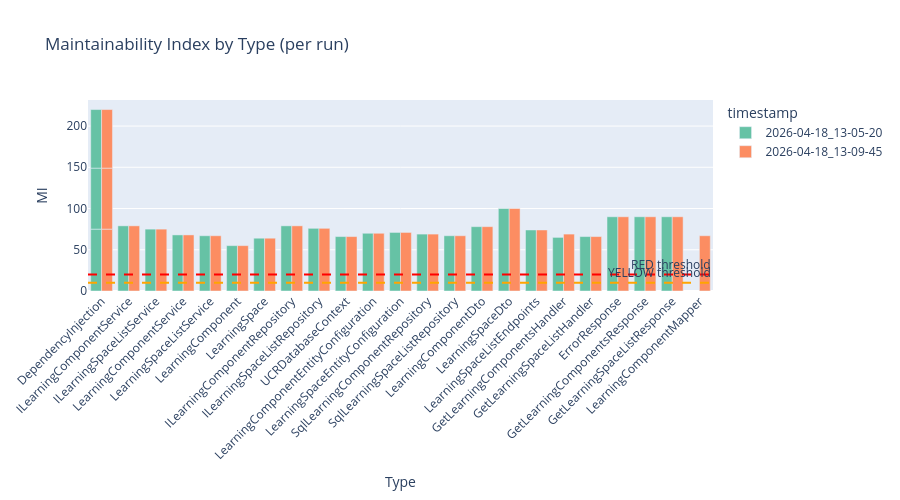
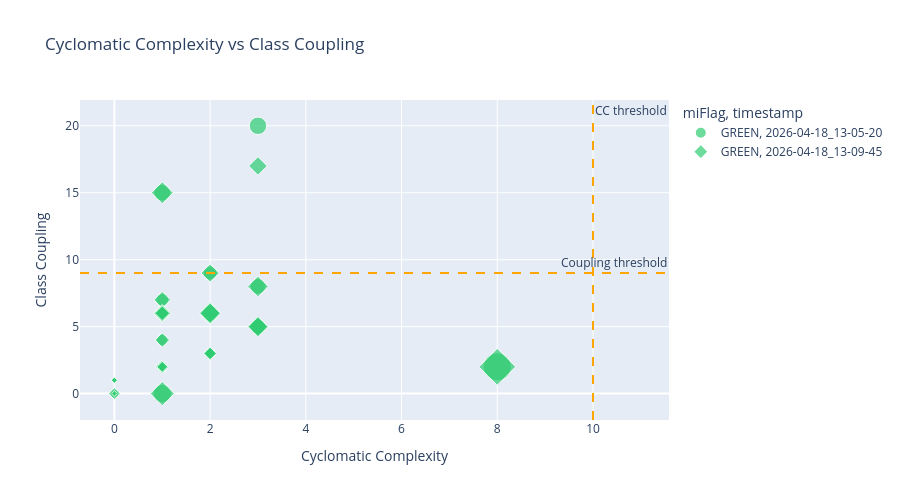
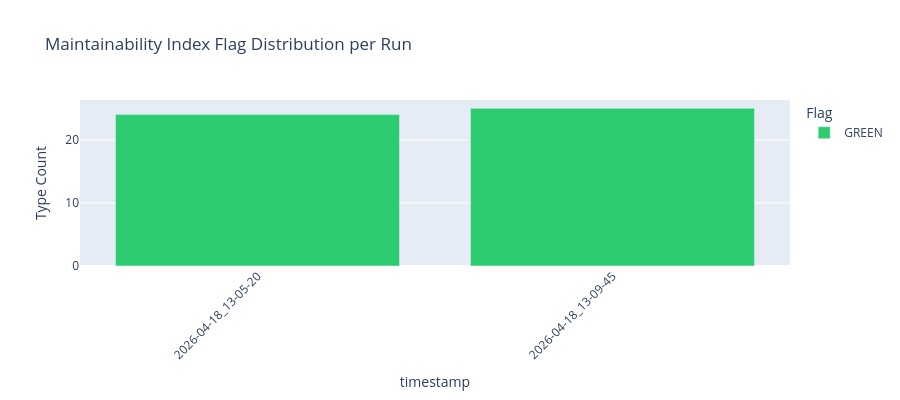

Here is the notebook cell these charts were saved with, in order:
### Markdown cell above
## Code Metrics Over Time (per Story)

### Code cell
if not df_metrics.empty:
    # Maintainability Index by type across runs
    fig = px.bar(
        df_metrics, x="type", y="maintainabilityIndex", color="timestamp",
        barmode="group",
        title="Maintainability Index by Type (per run)",
        labels={"maintainabilityIndex": "MI", "type": "Type"},
        color_discrete_sequence=px.colors.qualitative.Set2,
    )
    fig.add_hline(y=20, line_dash="dash", line_color="red", annotation_text="RED threshold")
    fig.add_hline(y=10, line_dash="dash", line_color="orange", annotation_text="YELLOW threshold")
    fig.update_layout(xaxis_tickangle=-45, height=500)
    fig.show()

    # Cyclomatic Complexity vs Class Coupling scatter
    fig2 = px.scatter(
        df_metrics, x="cyclomaticComplexity", y="classCoupling",
        color="miFlag", symbol="timestamp",
        size="sourceLines", hover_name="type",
        title="Cyclomatic Complexity vs Class Coupling",
        labels={"cyclomaticComplexity": "Cyclomatic Complexity", "classCoupling": "Class Coupling"},
        color_discrete_map={"GREEN": "#2ecc71", "YELLOW": "#f39c12", "RED": "#e74c3c"},
    )
    fig2.add_vline(x=10, line_dash="dash", line_color="orange", annotation_text="CC threshold")
    fig2.add_hline(y=9, line_dash="dash", line_color="orange", annotation_text="Coupling threshold")
    fig2.update_layout(height=500)
    fig2.show()

    # Flag distribution per run
    flag_counts = df_metrics.groupby(["timestamp", "miFlag"]).size().reset_index(name="count")
    fig3 = px.bar(
        flag_counts, x="timestamp", y="count", color="miFlag",
        color_discrete_map={"GREEN": "#2ecc71", "YELLOW": "#f39c12", "RED": "#e74c3c"},
        title="Maintainability Index Flag Distribution per Run",
        labels={"count": "Type Count", "miFlag": "Flag"},
    )
    fig3.update_layout(xaxis_tickangle=-45, height=400)
    fig3.show()
else:
    print("No metrics data found.")

### Figure 1 — Plotly figure (JSON) as saved in the notebook; plotly's stock layout.template omitted (floating-point values rounded to 4 significant figures)
{"data": [{"alignmentgroup": "True", "hovertemplate": "timestamp=2026-04-18_13-05-20<br>Type=%{x}<br>MI=%{y}<extra></extra>", "legendgroup": "2026-04-18_13-05-20", "marker": {"color": "rgb(102,194,165)", "pattern": {"shape": ""}}, "name": "2026-04-18_13-05-20", "offsetgroup": "2026-04-18_13-05-20", "orientation": "v", "showlegend": true, "textposition": "auto", "type": "bar", "x": ["DependencyInjection", "ILearningComponentService", "ILearningSpaceListService", "LearningComponentService", "LearningSpaceListService", "DependencyInjection", "LearningComponent", "LearningSpace", "ILearningComponentRepository", "ILearningSpaceListRepository", "DependencyInjection", "UCRDatabaseContext", "LearningComponentEntityConfiguration", "LearningSpaceEntityConfiguration", "SqlLearningComponentRepository", "SqlLearningSpaceListRepository", "LearningComponentDto", "LearningSpaceDto", "LearningSpaceListEndpoints", "GetLearningComponentsHandler", "GetLearningSpaceListHandler", "ErrorResponse", "GetLearningComponentsResponse", "GetLearningSpaceListResponse"], "xaxis": "x", "y": [75, 79, 75, 68, 67, 74, 55, 64, 79, 76, 71, 66, 70, 71, 69, 67, 78, 100, 74, 65, 66, 90, 90, 90], "yaxis": "y"}, {"alignmentgroup": "True", "hovertemplate": "timestamp=2026-04-18_13-09-45<br>Type=%{x}<br>MI=%{y}<extra></extra>", "legendgroup": "2026-04-18_13-09-45", "marker": {"color": "rgb(252,141,98)", "pattern": {"shape": ""}}, "name": "2026-04-18_13-09-45", "offsetgroup": "2026-04-18_13-09-45", "orientation": "v", "showlegend": true, "textposition": "auto", "type": "bar", "x": ["DependencyInjection", "ILearningComponentService", "ILearningSpaceListService", "LearningComponentService", "LearningSpaceListService", "DependencyInjection", "LearningComponent", "LearningSpace", "ILearningComponentRepository", "ILearningSpaceListRepository", "DependencyInjection", "UCRDatabaseContext", "LearningComponentEntityConfiguration", "LearningSpaceEntityConfiguration", "SqlLearningComponentRepository", "SqlLearningSpaceListRepository", "LearningComponentDto", "LearningSpaceDto", "LearningSpaceListEndpoints", "GetLearningComponentsHandler", "GetLearningSpaceListHandler", "LearningComponentMapper", "ErrorResponse", "GetLearningComponentsResponse", "GetLearningSpaceListResponse"], "xaxis": "x", "y": [75, 79, 75, 68, 67, 74, 55, 64, 79, 76, 71, 66, 70, 71, 69, 67, 78, 100, 74, 69, 66, 67, 90, 90, 90], "yaxis": "y"}], "layout": {"annotations": [{"showarrow": false, "text": "RED threshold", "x": 1, "xanchor": "right", "xref": "x domain", "y": 20, "yanchor": "bottom", "yref": "y"}, {"showarrow": false, "text": "YELLOW threshold", "x": 1, "xanchor": "right", "xref": "x domain", "y": 10, "yanchor": "bottom", "yref": "y"}], "barmode": "group", "height": 500, "legend": {"title": {"text": "timestamp"}, "tracegroupgap": 0}, "shapes": [{"line": {"color": "red", "dash": "dash"}, "type": "line", "x0": 0, "x1": 1, "xref": "x domain", "y0": 20, "y1": 20, "yref": "y"}, {"line": {"color": "orange", "dash": "dash"}, "type": "line", "x0": 0, "x1": 1, "xref": "x domain", "y0": 10, "y1": 10, "yref": "y"}], "title": {"text": "Maintainability Index by Type (per run)"}, "xaxis": {"anchor": "y", "domain": [0, 1], "tickangle": -45, "title": {"text": "Type"}}, "yaxis": {"anchor": "x", "domain": [0, 1], "title": {"text": "MI"}}}}

### Figure 2 — Plotly figure (JSON) as saved in the notebook; plotly's stock layout.template omitted (floating-point values rounded to 4 significant figures)
{"data": [{"hovertemplate": "<b>%{hovertext}</b><br><br>miFlag=GREEN<br>timestamp=2026-04-18_13-05-20<br>Cyclomatic Complexity=%{x}<br>Class Coupling=%{y}<br>sourceLines=%{marker.size}<extra></extra>", "hovertext": ["DependencyInjection", "ILearningComponentService", "ILearningSpaceListService", "LearningComponentService", "LearningSpaceListService", "DependencyInjection", "LearningComponent", "LearningSpace", "ILearningComponentRepository", "ILearningSpaceListRepository", "DependencyInjection", "UCRDatabaseContext", "LearningComponentEntityConfiguration", "LearningSpaceEntityConfiguration", "SqlLearningComponentRepository", "SqlLearningSpaceListRepository", "LearningComponentDto", "LearningSpaceDto", "LearningSpaceListEndpoints", "GetLearningComponentsHandler", "GetLearningSpaceListHandler", "ErrorResponse", "GetLearningComponentsResponse", "GetLearningSpaceListResponse"], "legendgroup": "GREEN, 2026-04-18_13-05-20", "marker": {"color": "#2ecc71", "size": [14, 9, 14, 29, 31, 16, 102, 44, 9, 12, 21, 36, 24, 21, 25, 32, 10, 1, 16, 39, 36, 3, 3, 3], "sizemode": "area", "sizeref": 0.255, "symbol": "circle"}, "mode": "markers", "name": "GREEN, 2026-04-18_13-05-20", "orientation": "v", "showlegend": true, "type": "scatter", "x": [1, 1, 2, 3, 3, 1, 8, 1, 1, 2, 1, 2, 1, 1, 2, 3, 0, 0, 1, 3, 1, 0, 0, 0], "xaxis": "x", "y": [2, 2, 3, 5, 5, 4, 2, 0, 2, 3, 7, 6, 6, 6, 9, 8, 0, 0, 6, 20, 15, 0, 1, 1], "yaxis": "y"}, {"hovertemplate": "<b>%{hovertext}</b><br><br>miFlag=GREEN<br>timestamp=2026-04-18_13-09-45<br>Cyclomatic Complexity=%{x}<br>Class Coupling=%{y}<br>sourceLines=%{marker.size}<extra></extra>", "hovertext": ["DependencyInjection", "ILearningComponentService", "ILearningSpaceListService", "LearningComponentService", "LearningSpaceListService", "DependencyInjection", "LearningComponent", "LearningSpace", "ILearningComponentRepository", "ILearningSpaceListRepository", "DependencyInjection", "UCRDatabaseContext", "LearningComponentEntityConfiguration", "LearningSpaceEntityConfiguration", "SqlLearningComponentRepository", "SqlLearningSpaceListRepository", "LearningComponentDto", "LearningSpaceDto", "LearningSpaceListEndpoints", "GetLearningComponentsHandler", "GetLearningSpaceListHandler", "LearningComponentMapper", "ErrorResponse", "GetLearningComponentsResponse", "GetLearningSpaceListResponse"], "legendgroup": "GREEN, 2026-04-18_13-09-45", "marker": {"color": "#2ecc71", "size": [14, 9, 14, 29, 31, 16, 102, 44, 9, 12, 21, 36, 24, 21, 25, 32, 10, 1, 16, 26, 36, 31, 3, 3, 3], "sizemode": "area", "sizeref": 0.255, "symbol": "diamond"}, "mode": "markers", "name": "GREEN, 2026-04-18_13-09-45", "orientation": "v", "showlegend": true, "type": "scatter", "x": [1, 1, 2, 3, 3, 1, 8, 1, 1, 2, 1, 2, 1, 1, 2, 3, 0, 0, 1, 3, 1, 2, 0, 0, 0], "xaxis": "x", "y": [2, 2, 3, 5, 5, 4, 2, 0, 2, 3, 7, 6, 6, 6, 9, 8, 0, 0, 6, 17, 15, 6, 0, 1, 1], "yaxis": "y"}], "layout": {"annotations": [{"showarrow": false, "text": "CC threshold", "x": 10, "xanchor": "left", "xref": "x", "y": 1, "yanchor": "top", "yref": "y domain"}, {"showarrow": false, "text": "Coupling threshold", "x": 1, "xanchor": "right", "xref": "x domain", "y": 9, "yanchor": "bottom", "yref": "y"}], "height": 500, "legend": {"itemsizing": "constant", "title": {"text": "miFlag, timestamp"}, "tracegroupgap": 0}, "shapes": [{"line": {"color": "orange", "dash": "dash"}, "type": "line", "x0": 10, "x1": 10, "xref": "x", "y0": 0, "y1": 1, "yref": "y domain"}, {"line": {"color": "orange", "dash": "dash"}, "type": "line", "x0": 0, "x1": 1, "xref": "x domain", "y0": 9, "y1": 9, "yref": "y"}], "title": {"text": "Cyclomatic Complexity vs Class Coupling"}, "xaxis": {"anchor": "y", "domain": [0, 1], "title": {"text": "Cyclomatic Complexity"}}, "yaxis": {"anchor": "x", "domain": [0, 1], "title": {"text": "Class Coupling"}}}}

### Figure 3 — Plotly figure (JSON) as saved in the notebook; plotly's stock layout.template omitted (floating-point values rounded to 4 significant figures)
{"data": [{"hovertemplate": "Flag=GREEN<br>timestamp=%{x}<br>Type Count=%{y}<extra></extra>", "legendgroup": "GREEN", "marker": {"color": "#2ecc71", "pattern": {"shape": ""}}, "name": "GREEN", "orientation": "v", "showlegend": true, "textposition": "auto", "type": "bar", "x": ["2026-04-18_13-05-20", "2026-04-18_13-09-45"], "xaxis": "x", "y": [24, 25], "yaxis": "y"}], "layout": {"barmode": "relative", "height": 400, "legend": {"title": {"text": "Flag"}, "tracegroupgap": 0}, "title": {"text": "Maintainability Index Flag Distribution per Run"}, "xaxis": {"anchor": "y", "domain": [0, 1], "tickangle": -45, "title": {"text": "timestamp"}}, "yaxis": {"anchor": "x", "domain": [0, 1], "title": {"text": "Type Count"}}}}
